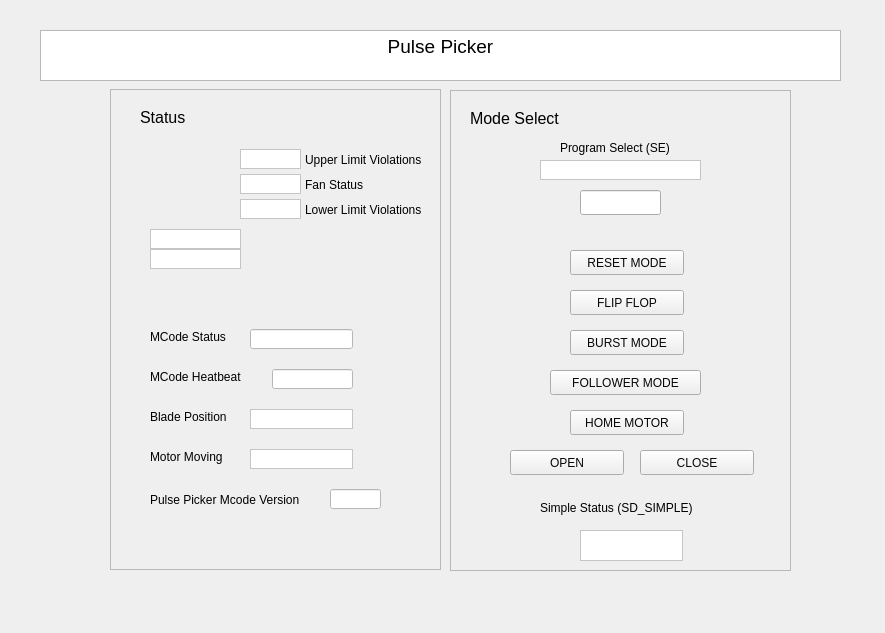
<?xml version="1.0" encoding="UTF-8"?>
<ui version="4.0">
 <class>Form</class>
 <widget class="QWidget" name="Form">
  <property name="geometry">
   <rect>
    <x>0</x>
    <y>0</y>
    <width>885</width>
    <height>633</height>
   </rect>
  </property>
  <property name="windowTitle">
   <string>Form</string>
  </property>
  <widget class="QFrame" name="StatusFrame">
   <property name="geometry">
    <rect>
     <x>110</x>
     <y>89</y>
     <width>331</width>
     <height>481</height>
    </rect>
   </property>
   <property name="frameShape">
    <enum>QFrame::StyledPanel</enum>
   </property>
   <property name="frameShadow">
    <enum>QFrame::Raised</enum>
   </property>
   <widget class="QLabel" name="StatusLabel">
    <property name="geometry">
     <rect>
      <x>30</x>
      <y>20</y>
      <width>62</width>
      <height>17</height>
     </rect>
    </property>
    <property name="font">
     <font>
      <pointsize>12</pointsize>
     </font>
    </property>
    <property name="text">
     <string>Status</string>
    </property>
   </widget>
   <widget class="QLabel" name="MCodeStatusLabel">
    <property name="geometry">
     <rect>
      <x>40</x>
      <y>240</y>
      <width>101</width>
      <height>16</height>
     </rect>
    </property>
    <property name="text">
     <string>MCode Status</string>
    </property>
   </widget>
   <widget class="PyDMLineEdit" name="MCodeStatusRB">
    <property name="geometry">
     <rect>
      <x>140</x>
      <y>240</y>
      <width>103</width>
      <height>20</height>
     </rect>
    </property>
    <property name="toolTip">
     <string/>
    </property>
    <property name="styleSheet">
     <string notr="true">color: rgb(2, 2, 2);
background-color: rgb(255, 255, 255);</string>
    </property>
    <property name="frame">
     <bool>true</bool>
    </property>
    <property name="cursorPosition">
     <number>0</number>
    </property>
    <property name="alignment">
     <set>Qt::AlignCenter</set>
    </property>
    <property name="dragEnabled">
     <bool>false</bool>
    </property>
    <property name="cursorMoveStyle">
     <enum>Qt::LogicalMoveStyle</enum>
    </property>
    <property name="clearButtonEnabled">
     <bool>false</bool>
    </property>
    <property name="precision" stdset="0">
     <number>0</number>
    </property>
    <property name="showUnits" stdset="0">
     <bool>false</bool>
    </property>
    <property name="precisionFromPV" stdset="0">
     <bool>true</bool>
    </property>
    <property name="alarmSensitiveContent" stdset="0">
     <bool>false</bool>
    </property>
    <property name="alarmSensitiveBorder" stdset="0">
     <bool>true</bool>
    </property>
    <property name="PyDMToolTip" stdset="0">
     <string/>
    </property>
    <property name="monitorDisp" stdset="0">
     <bool>false</bool>
    </property>
    <property name="channel" stdset="0">
     <string>ca://XCS:SB2:MMS:09:SD</string>
    </property>
   </widget>
   <widget class="QLabel" name="MCodeHBLabel">
    <property name="geometry">
     <rect>
      <x>40</x>
      <y>280</y>
      <width>111</width>
      <height>16</height>
     </rect>
    </property>
    <property name="text">
     <string>MCode Heatbeat</string>
    </property>
   </widget>
   <widget class="QLabel" name="BladePosLabel">
    <property name="geometry">
     <rect>
      <x>40</x>
      <y>320</y>
      <width>101</width>
      <height>16</height>
     </rect>
    </property>
    <property name="text">
     <string>Blade Position</string>
    </property>
   </widget>
   <widget class="QLabel" name="MotorMovLabel">
    <property name="geometry">
     <rect>
      <x>40</x>
      <y>360</y>
      <width>101</width>
      <height>16</height>
     </rect>
    </property>
    <property name="text">
     <string>Motor Moving</string>
    </property>
   </widget>
   <widget class="QLabel" name="PPMCodeVerLabel">
    <property name="geometry">
     <rect>
      <x>40</x>
      <y>400</y>
      <width>181</width>
      <height>21</height>
     </rect>
    </property>
    <property name="text">
     <string>Pulse Picker Mcode Version</string>
    </property>
   </widget>
   <widget class="PyDMLineEdit" name="MCodeHBRB">
    <property name="geometry">
     <rect>
      <x>162</x>
      <y>280</y>
      <width>81</width>
      <height>20</height>
     </rect>
    </property>
    <property name="toolTip">
     <string/>
    </property>
    <property name="styleSheet">
     <string notr="true">color: rgb(2, 2, 2);
background-color: rgb(255, 255, 255);</string>
    </property>
    <property name="frame">
     <bool>true</bool>
    </property>
    <property name="cursorPosition">
     <number>0</number>
    </property>
    <property name="alignment">
     <set>Qt::AlignCenter</set>
    </property>
    <property name="dragEnabled">
     <bool>false</bool>
    </property>
    <property name="cursorMoveStyle">
     <enum>Qt::LogicalMoveStyle</enum>
    </property>
    <property name="clearButtonEnabled">
     <bool>false</bool>
    </property>
    <property name="precision" stdset="0">
     <number>0</number>
    </property>
    <property name="showUnits" stdset="0">
     <bool>false</bool>
    </property>
    <property name="precisionFromPV" stdset="0">
     <bool>true</bool>
    </property>
    <property name="alarmSensitiveContent" stdset="0">
     <bool>false</bool>
    </property>
    <property name="alarmSensitiveBorder" stdset="0">
     <bool>true</bool>
    </property>
    <property name="PyDMToolTip" stdset="0">
     <string/>
    </property>
    <property name="monitorDisp" stdset="0">
     <bool>false</bool>
    </property>
    <property name="channel" stdset="0">
     <string>ca://XCS:SB2:MMS:09:HB</string>
    </property>
   </widget>
   <widget class="PyDMLabel" name="BladePosLabelRB">
    <property name="geometry">
     <rect>
      <x>140</x>
      <y>320</y>
      <width>103</width>
      <height>20</height>
     </rect>
    </property>
    <property name="toolTip">
     <string/>
    </property>
    <property name="styleSheet">
     <string notr="true">color: rgb(2, 2, 2);
background-color: rgb(255, 255, 255);</string>
    </property>
    <property name="frameShape">
     <enum>QFrame::StyledPanel</enum>
    </property>
    <property name="lineWidth">
     <number>1</number>
    </property>
    <property name="alignment">
     <set>Qt::AlignCenter</set>
    </property>
    <property name="precision" stdset="0">
     <number>0</number>
    </property>
    <property name="showUnits" stdset="0">
     <bool>false</bool>
    </property>
    <property name="precisionFromPV" stdset="0">
     <bool>true</bool>
    </property>
    <property name="alarmSensitiveContent" stdset="0">
     <bool>false</bool>
    </property>
    <property name="alarmSensitiveBorder" stdset="0">
     <bool>true</bool>
    </property>
    <property name="PyDMToolTip" stdset="0">
     <string/>
    </property>
    <property name="monitorDisp" stdset="0">
     <bool>false</bool>
    </property>
    <property name="channel" stdset="0">
     <string>ca://XCS:SB2:MMS:09:READ_DF</string>
    </property>
   </widget>
   <widget class="PyDMLabel" name="MotorMvRB">
    <property name="geometry">
     <rect>
      <x>140</x>
      <y>360</y>
      <width>103</width>
      <height>20</height>
     </rect>
    </property>
    <property name="toolTip">
     <string/>
    </property>
    <property name="styleSheet">
     <string notr="true">color: rgb(2, 2, 2);
background-color: rgb(255, 255, 255);</string>
    </property>
    <property name="frameShape">
     <enum>QFrame::StyledPanel</enum>
    </property>
    <property name="alignment">
     <set>Qt::AlignCenter</set>
    </property>
    <property name="frame" stdset="0">
     <bool>true</bool>
    </property>
    <property name="cursorPosition" stdset="0">
     <number>0</number>
    </property>
    <property name="dragEnabled" stdset="0">
     <bool>false</bool>
    </property>
    <property name="clearButtonEnabled" stdset="0">
     <bool>false</bool>
    </property>
    <property name="precision" stdset="0">
     <number>0</number>
    </property>
    <property name="showUnits" stdset="0">
     <bool>false</bool>
    </property>
    <property name="precisionFromPV" stdset="0">
     <bool>true</bool>
    </property>
    <property name="alarmSensitiveContent" stdset="0">
     <bool>false</bool>
    </property>
    <property name="alarmSensitiveBorder" stdset="0">
     <bool>true</bool>
    </property>
    <property name="PyDMToolTip" stdset="0">
     <string/>
    </property>
    <property name="monitorDisp" stdset="0">
     <bool>false</bool>
    </property>
    <property name="channel" stdset="0">
     <string>ca://XCS:SB2:MMS:09:MV</string>
    </property>
   </widget>
   <widget class="PyDMLineEdit" name="PPMCodeVerRB">
    <property name="geometry">
     <rect>
      <x>220</x>
      <y>400</y>
      <width>51</width>
      <height>20</height>
     </rect>
    </property>
    <property name="toolTip">
     <string/>
    </property>
    <property name="styleSheet">
     <string notr="true">color: rgb(2, 2, 2);
background-color: rgb(255, 255, 255);</string>
    </property>
    <property name="frame">
     <bool>true</bool>
    </property>
    <property name="cursorPosition">
     <number>0</number>
    </property>
    <property name="alignment">
     <set>Qt::AlignCenter</set>
    </property>
    <property name="dragEnabled">
     <bool>false</bool>
    </property>
    <property name="cursorMoveStyle">
     <enum>Qt::LogicalMoveStyle</enum>
    </property>
    <property name="clearButtonEnabled">
     <bool>false</bool>
    </property>
    <property name="precision" stdset="0">
     <number>0</number>
    </property>
    <property name="showUnits" stdset="0">
     <bool>false</bool>
    </property>
    <property name="precisionFromPV" stdset="0">
     <bool>true</bool>
    </property>
    <property name="alarmSensitiveContent" stdset="0">
     <bool>false</bool>
    </property>
    <property name="alarmSensitiveBorder" stdset="0">
     <bool>true</bool>
    </property>
    <property name="PyDMToolTip" stdset="0">
     <string/>
    </property>
    <property name="monitorDisp" stdset="0">
     <bool>false</bool>
    </property>
    <property name="channel" stdset="0">
     <string>ca://XCS:SB2:MMS:09:NS</string>
    </property>
   </widget>
   <widget class="PyDMLabel" name="FanStatus2">
    <property name="geometry">
     <rect>
      <x>40</x>
      <y>160</y>
      <width>91</width>
      <height>20</height>
     </rect>
    </property>
    <property name="toolTip">
     <string/>
    </property>
    <property name="styleSheet">
     <string notr="true">color: rgb(2, 2, 2);
background-color: rgb(255, 255, 255);</string>
    </property>
    <property name="frameShape">
     <enum>QFrame::StyledPanel</enum>
    </property>
    <property name="alignment">
     <set>Qt::AlignCenter</set>
    </property>
    <property name="frame" stdset="0">
     <bool>true</bool>
    </property>
    <property name="cursorPosition" stdset="0">
     <number>0</number>
    </property>
    <property name="dragEnabled" stdset="0">
     <bool>false</bool>
    </property>
    <property name="clearButtonEnabled" stdset="0">
     <bool>false</bool>
    </property>
    <property name="precision" stdset="0">
     <number>0</number>
    </property>
    <property name="showUnits" stdset="0">
     <bool>false</bool>
    </property>
    <property name="precisionFromPV" stdset="0">
     <bool>true</bool>
    </property>
    <property name="alarmSensitiveContent" stdset="0">
     <bool>false</bool>
    </property>
    <property name="alarmSensitiveBorder" stdset="0">
     <bool>true</bool>
    </property>
    <property name="PyDMToolTip" stdset="0">
     <string/>
    </property>
    <property name="monitorDisp" stdset="0">
     <bool>false</bool>
    </property>
    <property name="channel" stdset="0">
     <string>ca://XCS:SB2:MMS:09:SD</string>
    </property>
   </widget>
   <widget class="PyDMLabel" name="FanStatus">
    <property name="geometry">
     <rect>
      <x>40</x>
      <y>140</y>
      <width>91</width>
      <height>20</height>
     </rect>
    </property>
    <property name="toolTip">
     <string/>
    </property>
    <property name="styleSheet">
     <string notr="true">color: rgb(2, 2, 2);
background-color: rgb(255, 255, 255);</string>
    </property>
    <property name="frameShape">
     <enum>QFrame::StyledPanel</enum>
    </property>
    <property name="alignment">
     <set>Qt::AlignCenter</set>
    </property>
    <property name="frame" stdset="0">
     <bool>true</bool>
    </property>
    <property name="cursorPosition" stdset="0">
     <number>0</number>
    </property>
    <property name="dragEnabled" stdset="0">
     <bool>false</bool>
    </property>
    <property name="clearButtonEnabled" stdset="0">
     <bool>false</bool>
    </property>
    <property name="precision" stdset="0">
     <number>0</number>
    </property>
    <property name="showUnits" stdset="0">
     <bool>false</bool>
    </property>
    <property name="precisionFromPV" stdset="0">
     <bool>true</bool>
    </property>
    <property name="alarmSensitiveContent" stdset="0">
     <bool>false</bool>
    </property>
    <property name="alarmSensitiveBorder" stdset="0">
     <bool>true</bool>
    </property>
    <property name="PyDMToolTip" stdset="0">
     <string/>
    </property>
    <property name="monitorDisp" stdset="0">
     <bool>false</bool>
    </property>
    <property name="channel" stdset="0">
     <string>ca://XCS:SB2:MMS:09:SD_SIMPLE</string>
    </property>
   </widget>
   <widget class="PyDMLabel" name="UpperLimit">
    <property name="geometry">
     <rect>
      <x>130</x>
      <y>60</y>
      <width>61</width>
      <height>20</height>
     </rect>
    </property>
    <property name="toolTip">
     <string/>
    </property>
    <property name="styleSheet">
     <string notr="true">color: rgb(2, 2, 2);
background-color: rgb(255, 255, 255);</string>
    </property>
    <property name="frameShape">
     <enum>QFrame::StyledPanel</enum>
    </property>
    <property name="frame" stdset="0">
     <bool>true</bool>
    </property>
    <property name="cursorPosition" stdset="0">
     <number>0</number>
    </property>
    <property name="dragEnabled" stdset="0">
     <bool>false</bool>
    </property>
    <property name="clearButtonEnabled" stdset="0">
     <bool>false</bool>
    </property>
    <property name="precision" stdset="0">
     <number>0</number>
    </property>
    <property name="showUnits" stdset="0">
     <bool>false</bool>
    </property>
    <property name="precisionFromPV" stdset="0">
     <bool>true</bool>
    </property>
    <property name="alarmSensitiveContent" stdset="0">
     <bool>false</bool>
    </property>
    <property name="alarmSensitiveBorder" stdset="0">
     <bool>true</bool>
    </property>
    <property name="PyDMToolTip" stdset="0">
     <string/>
    </property>
    <property name="monitorDisp" stdset="0">
     <bool>false</bool>
    </property>
    <property name="channel" stdset="0">
     <string>ca://XCS:SB2:MMS:09:UD</string>
    </property>
   </widget>
   <widget class="PyDMLabel" name="LowerLimit">
    <property name="geometry">
     <rect>
      <x>130</x>
      <y>110</y>
      <width>61</width>
      <height>20</height>
     </rect>
    </property>
    <property name="toolTip">
     <string/>
    </property>
    <property name="styleSheet">
     <string notr="true">color: rgb(2, 2, 2);
background-color: rgb(255, 255, 255);</string>
    </property>
    <property name="frameShape">
     <enum>QFrame::StyledPanel</enum>
    </property>
    <property name="frame" stdset="0">
     <bool>true</bool>
    </property>
    <property name="cursorPosition" stdset="0">
     <number>0</number>
    </property>
    <property name="dragEnabled" stdset="0">
     <bool>false</bool>
    </property>
    <property name="clearButtonEnabled" stdset="0">
     <bool>false</bool>
    </property>
    <property name="precision" stdset="0">
     <number>0</number>
    </property>
    <property name="showUnits" stdset="0">
     <bool>false</bool>
    </property>
    <property name="precisionFromPV" stdset="0">
     <bool>true</bool>
    </property>
    <property name="alarmSensitiveContent" stdset="0">
     <bool>false</bool>
    </property>
    <property name="alarmSensitiveBorder" stdset="0">
     <bool>true</bool>
    </property>
    <property name="PyDMToolTip" stdset="0">
     <string/>
    </property>
    <property name="monitorDisp" stdset="0">
     <bool>false</bool>
    </property>
    <property name="channel" stdset="0">
     <string>ca://XCS:SB2:MMS:09:LD</string>
    </property>
   </widget>
   <widget class="PyDMLabel" name="FanLabel">
    <property name="geometry">
     <rect>
      <x>130</x>
      <y>85</y>
      <width>61</width>
      <height>20</height>
     </rect>
    </property>
    <property name="toolTip">
     <string/>
    </property>
    <property name="styleSheet">
     <string notr="true">color: rgb(2, 2, 2);
background-color: rgb(255, 255, 255);</string>
    </property>
    <property name="frameShape">
     <enum>QFrame::StyledPanel</enum>
    </property>
    <property name="lineWidth">
     <number>1</number>
    </property>
    <property name="precision" stdset="0">
     <number>0</number>
    </property>
    <property name="showUnits" stdset="0">
     <bool>false</bool>
    </property>
    <property name="precisionFromPV" stdset="0">
     <bool>true</bool>
    </property>
    <property name="alarmSensitiveContent" stdset="0">
     <bool>false</bool>
    </property>
    <property name="alarmSensitiveBorder" stdset="0">
     <bool>true</bool>
    </property>
    <property name="PyDMToolTip" stdset="0">
     <string/>
    </property>
    <property name="monitorDisp" stdset="0">
     <bool>false</bool>
    </property>
    <property name="channel" stdset="0">
     <string>ca://XCS:SB2:MMS:09:I4_L</string>
    </property>
   </widget>
   <widget class="QLabel" name="ProgramSelLabel_2">
    <property name="geometry">
     <rect>
      <x>195</x>
      <y>60</y>
      <width>141</width>
      <height>21</height>
     </rect>
    </property>
    <property name="text">
     <string>Upper Limit Violations</string>
    </property>
   </widget>
   <widget class="QLabel" name="ProgramSelLabel_3">
    <property name="geometry">
     <rect>
      <x>195</x>
      <y>85</y>
      <width>141</width>
      <height>21</height>
     </rect>
    </property>
    <property name="text">
     <string>Fan Status</string>
    </property>
   </widget>
   <widget class="QLabel" name="ProgramSelLabel_4">
    <property name="geometry">
     <rect>
      <x>195</x>
      <y>110</y>
      <width>141</width>
      <height>21</height>
     </rect>
    </property>
    <property name="text">
     <string>Lower Limit Violations</string>
    </property>
   </widget>
  </widget>
  <widget class="QFrame" name="ModeSelectFrame">
   <property name="geometry">
    <rect>
     <x>450</x>
     <y>90</y>
     <width>341</width>
     <height>481</height>
    </rect>
   </property>
   <property name="frameShape">
    <enum>QFrame::StyledPanel</enum>
   </property>
   <property name="frameShadow">
    <enum>QFrame::Raised</enum>
   </property>
   <widget class="QLabel" name="ModeSelectLabel">
    <property name="geometry">
     <rect>
      <x>20</x>
      <y>20</y>
      <width>121</width>
      <height>16</height>
     </rect>
    </property>
    <property name="font">
     <font>
      <pointsize>12</pointsize>
     </font>
    </property>
    <property name="text">
     <string>Mode Select</string>
    </property>
   </widget>
   <widget class="QLabel" name="ProgramSelLabel">
    <property name="geometry">
     <rect>
      <x>110</x>
      <y>50</y>
      <width>141</width>
      <height>16</height>
     </rect>
    </property>
    <property name="text">
     <string>Program Select (SE)</string>
    </property>
   </widget>
   <widget class="PyDMLineEdit" name="ProgramSelInput">
    <property name="geometry">
     <rect>
      <x>130</x>
      <y>100</y>
      <width>81</width>
      <height>25</height>
     </rect>
    </property>
    <property name="toolTip">
     <string/>
    </property>
    <property name="precision" stdset="0">
     <number>0</number>
    </property>
    <property name="showUnits" stdset="0">
     <bool>false</bool>
    </property>
    <property name="precisionFromPV" stdset="0">
     <bool>true</bool>
    </property>
    <property name="alarmSensitiveContent" stdset="0">
     <bool>false</bool>
    </property>
    <property name="alarmSensitiveBorder" stdset="0">
     <bool>true</bool>
    </property>
    <property name="PyDMToolTip" stdset="0">
     <string/>
    </property>
    <property name="monitorDisp" stdset="0">
     <bool>false</bool>
    </property>
    <property name="channel" stdset="0">
     <string>ca://XCS:SB2:MMS:09:SET_SE</string>
    </property>
   </widget>
   <widget class="PyDMPushButton" name="FlipFlop">
    <property name="enabled">
     <bool>true</bool>
    </property>
    <property name="geometry">
     <rect>
      <x>120</x>
      <y>200</y>
      <width>114</width>
      <height>25</height>
     </rect>
    </property>
    <property name="sizeIncrement">
     <size>
      <width>0</width>
      <height>0</height>
     </size>
    </property>
    <property name="toolTip">
     <string/>
    </property>
    <property name="styleSheet">
     <string notr="true">color: rgb(7, 7, 7);</string>
    </property>
    <property name="text">
     <string>FLIP FLOP</string>
    </property>
    <property name="pressValue" stdset="0">
     <string>1</string>
    </property>
    <property name="monitorDisp" stdset="0">
     <bool>false</bool>
    </property>
    <property name="channel" stdset="0">
     <string>ca://XCS:SB2:MMS:09:RUN_FLIPFLOP</string>
    </property>
   </widget>
   <widget class="PyDMPushButton" name="ResetMode">
    <property name="enabled">
     <bool>true</bool>
    </property>
    <property name="geometry">
     <rect>
      <x>120</x>
      <y>160</y>
      <width>114</width>
      <height>25</height>
     </rect>
    </property>
    <property name="sizeIncrement">
     <size>
      <width>0</width>
      <height>0</height>
     </size>
    </property>
    <property name="toolTip">
     <string/>
    </property>
    <property name="styleSheet">
     <string notr="true">color: rgb(7, 7, 7);</string>
    </property>
    <property name="text">
     <string>RESET MODE</string>
    </property>
    <property name="pressValue" stdset="0">
     <string>99</string>
    </property>
    <property name="monitorDisp" stdset="0">
     <bool>false</bool>
    </property>
    <property name="channel" stdset="0">
     <string>ca://XCS:SB2:MMS:09:RESET_MCODE</string>
    </property>
   </widget>
   <widget class="PyDMPushButton" name="BurstModeButton">
    <property name="enabled">
     <bool>true</bool>
    </property>
    <property name="geometry">
     <rect>
      <x>120</x>
      <y>240</y>
      <width>114</width>
      <height>25</height>
     </rect>
    </property>
    <property name="sizeIncrement">
     <size>
      <width>0</width>
      <height>0</height>
     </size>
    </property>
    <property name="toolTip">
     <string/>
    </property>
    <property name="styleSheet">
     <string notr="true">color: rgb(7, 7, 7);</string>
    </property>
    <property name="text">
     <string>BURST MODE</string>
    </property>
    <property name="pressValue" stdset="0">
     <string>1</string>
    </property>
    <property name="monitorDisp" stdset="0">
     <bool>false</bool>
    </property>
    <property name="channel" stdset="0">
     <string>ca://XCS:SB2:MMS:09:RUN_BURSTMODE</string>
    </property>
   </widget>
   <widget class="PyDMPushButton" name="FollowerModeButton">
    <property name="enabled">
     <bool>true</bool>
    </property>
    <property name="geometry">
     <rect>
      <x>100</x>
      <y>280</y>
      <width>151</width>
      <height>25</height>
     </rect>
    </property>
    <property name="sizeIncrement">
     <size>
      <width>0</width>
      <height>0</height>
     </size>
    </property>
    <property name="toolTip">
     <string/>
    </property>
    <property name="styleSheet">
     <string notr="true">color: rgb(7, 7, 7);</string>
    </property>
    <property name="text">
     <string>FOLLOWER MODE</string>
    </property>
    <property name="pressValue" stdset="0">
     <string>1</string>
    </property>
    <property name="monitorDisp" stdset="0">
     <bool>false</bool>
    </property>
    <property name="channel" stdset="0">
     <string>ca://XCS:SB2:MMS:09:RUN_FOLLOWERMODE</string>
    </property>
   </widget>
   <widget class="PyDMPushButton" name="OpenButton">
    <property name="enabled">
     <bool>true</bool>
    </property>
    <property name="geometry">
     <rect>
      <x>60</x>
      <y>360</y>
      <width>114</width>
      <height>25</height>
     </rect>
    </property>
    <property name="sizeIncrement">
     <size>
      <width>0</width>
      <height>0</height>
     </size>
    </property>
    <property name="toolTip">
     <string/>
    </property>
    <property name="styleSheet">
     <string notr="true">color: rgb(7, 7, 7);</string>
    </property>
    <property name="text">
     <string>OPEN</string>
    </property>
    <property name="pressValue" stdset="0">
     <string>1</string>
    </property>
    <property name="monitorDisp" stdset="0">
     <bool>false</bool>
    </property>
    <property name="channel" stdset="0">
     <string>ca://XCS:SB2:MMS:09:S_OPEN</string>
    </property>
   </widget>
   <widget class="PyDMPushButton" name="HomeButton">
    <property name="enabled">
     <bool>true</bool>
    </property>
    <property name="geometry">
     <rect>
      <x>120</x>
      <y>320</y>
      <width>114</width>
      <height>25</height>
     </rect>
    </property>
    <property name="sizeIncrement">
     <size>
      <width>0</width>
      <height>0</height>
     </size>
    </property>
    <property name="toolTip">
     <string/>
    </property>
    <property name="styleSheet">
     <string notr="true">color: rgb(7, 7, 7);</string>
    </property>
    <property name="text">
     <string>HOME MOTOR</string>
    </property>
    <property name="pressValue" stdset="0">
     <string>1</string>
    </property>
    <property name="monitorDisp" stdset="0">
     <bool>false</bool>
    </property>
    <property name="channel" stdset="0">
     <string>ca://XCS:SB2:MMS:09:HOME:MOTOR</string>
    </property>
   </widget>
   <widget class="PyDMPushButton" name="CloseButton">
    <property name="enabled">
     <bool>true</bool>
    </property>
    <property name="geometry">
     <rect>
      <x>190</x>
      <y>360</y>
      <width>114</width>
      <height>25</height>
     </rect>
    </property>
    <property name="sizeIncrement">
     <size>
      <width>0</width>
      <height>0</height>
     </size>
    </property>
    <property name="toolTip">
     <string/>
    </property>
    <property name="styleSheet">
     <string notr="true">color: rgb(7, 7, 7);</string>
    </property>
    <property name="text">
     <string>CLOSE</string>
    </property>
    <property name="pressValue" stdset="0">
     <string>1</string>
    </property>
    <property name="monitorDisp" stdset="0">
     <bool>false</bool>
    </property>
    <property name="channel" stdset="0">
     <string>ca://XCS:SB2:MMS:09:S_CLOSE</string>
    </property>
   </widget>
   <widget class="QLabel" name="SimpleStatusLabel">
    <property name="geometry">
     <rect>
      <x>90</x>
      <y>410</y>
      <width>181</width>
      <height>16</height>
     </rect>
    </property>
    <property name="text">
     <string>Simple Status (SD_SIMPLE)</string>
    </property>
   </widget>
   <widget class="PyDMLabel" name="SDRB">
    <property name="geometry">
     <rect>
      <x>130</x>
      <y>440</y>
      <width>103</width>
      <height>31</height>
     </rect>
    </property>
    <property name="toolTip">
     <string/>
    </property>
    <property name="styleSheet">
     <string notr="true">color: rgb(2, 2, 2);
background-color: rgb(255, 255, 255);</string>
    </property>
    <property name="frameShape">
     <enum>QFrame::StyledPanel</enum>
    </property>
    <property name="alignment">
     <set>Qt::AlignCenter</set>
    </property>
    <property name="precision" stdset="0">
     <number>0</number>
    </property>
    <property name="showUnits" stdset="0">
     <bool>false</bool>
    </property>
    <property name="precisionFromPV" stdset="0">
     <bool>true</bool>
    </property>
    <property name="alarmSensitiveContent" stdset="0">
     <bool>false</bool>
    </property>
    <property name="alarmSensitiveBorder" stdset="0">
     <bool>true</bool>
    </property>
    <property name="PyDMToolTip" stdset="0">
     <string/>
    </property>
    <property name="monitorDisp" stdset="0">
     <bool>false</bool>
    </property>
    <property name="channel" stdset="0">
     <string>ca://XCS:SB2:MMS:09:SD_SIMPLE</string>
    </property>
   </widget>
   <widget class="PyDMLabel" name="ProgramSelRB">
    <property name="geometry">
     <rect>
      <x>90</x>
      <y>70</y>
      <width>161</width>
      <height>20</height>
     </rect>
    </property>
    <property name="toolTip">
     <string/>
    </property>
    <property name="styleSheet">
     <string notr="true">color: rgb(2, 2, 2);
background-color: rgb(255, 255, 255);</string>
    </property>
    <property name="frameShape">
     <enum>QFrame::StyledPanel</enum>
    </property>
    <property name="alignment">
     <set>Qt::AlignCenter</set>
    </property>
    <property name="precision" stdset="0">
     <number>0</number>
    </property>
    <property name="showUnits" stdset="0">
     <bool>false</bool>
    </property>
    <property name="precisionFromPV" stdset="0">
     <bool>true</bool>
    </property>
    <property name="alarmSensitiveContent" stdset="0">
     <bool>false</bool>
    </property>
    <property name="alarmSensitiveBorder" stdset="0">
     <bool>true</bool>
    </property>
    <property name="PyDMToolTip" stdset="0">
     <string/>
    </property>
    <property name="monitorDisp" stdset="0">
     <bool>false</bool>
    </property>
    <property name="channel" stdset="0">
     <string>ca://XCS:SB2:MMS:09:SE</string>
    </property>
   </widget>
  </widget>
  <widget class="QTextEdit" name="textEdit">
   <property name="geometry">
    <rect>
     <x>40</x>
     <y>30</y>
     <width>801</width>
     <height>51</height>
    </rect>
   </property>
   <property name="html">
    <string>&lt;!DOCTYPE HTML PUBLIC &quot;-//W3C//DTD HTML 4.0//EN&quot; &quot;http://www.w3.org/TR/REC-html40/strict.dtd&quot;&gt;
&lt;html&gt;&lt;head&gt;&lt;meta name=&quot;qrichtext&quot; content=&quot;1&quot; /&gt;&lt;style type=&quot;text/css&quot;&gt;
p, li { white-space: pre-wrap; }
&lt;/style&gt;&lt;/head&gt;&lt;body style=&quot; font-family:'Sans Serif'; font-size:9pt; font-weight:400; font-style:normal;&quot;&gt;
&lt;p align=&quot;center&quot; style=&quot; margin-top:0px; margin-bottom:0px; margin-left:0px; margin-right:0px; -qt-block-indent:0; text-indent:0px;&quot;&gt;&lt;span style=&quot; font-size:14pt;&quot;&gt;Pulse Picker&lt;/span&gt;&lt;/p&gt;
&lt;p style=&quot;-qt-paragraph-type:empty; margin-top:0px; margin-bottom:0px; margin-left:0px; margin-right:0px; -qt-block-indent:0; text-indent:0px;&quot;&gt;&lt;br /&gt;&lt;/p&gt;&lt;/body&gt;&lt;/html&gt;</string>
   </property>
  </widget>
 </widget>
 <customwidgets>
  <customwidget>
   <class>PyDMLineEdit</class>
   <extends>QLineEdit</extends>
   <header>pydm.widgets.line_edit</header>
  </customwidget>
  <customwidget>
   <class>PyDMPushButton</class>
   <extends>QPushButton</extends>
   <header>pydm.widgets.pushbutton</header>
  </customwidget>
  <customwidget>
   <class>PyDMLabel</class>
   <extends>QLabel</extends>
   <header>pydm.widgets.label</header>
  </customwidget>
 </customwidgets>
 <resources/>
 <connections/>
</ui>
